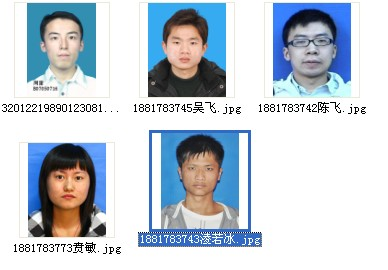
//> input picture picture.jpg, 388 x 270 px
$ ./facedection   (built with g++ and OpenCV 4)
//> lines starting //> are read from the running program, lines starting //| are printed output that depends on the picture
//调试时，遇到cout、new这类特殊字符，按F10而不要用F11
#include <stdio.h>          //char *itoa()
#include <stdlib.h>
#include <iostream>
#include <string.h>
#include "cv.h"
#include "highgui.h"
using namespace std;

#define stdImgwidth 90
#define stdImgheight 120

int pFaceRectSeq_numtest=0; //训练样本数量
int pFaceRectSeq_numtrain=0;//测试样本数量

//标签文字设置
double hScale=0.5;
double vScale=0.5;
int lineWidth=1;
CvFont font;


void displayDetections(IplImage * pInpImg,CvSeq * pFaceRectSeq,char * FileName,int n);
void ReconPca();//Pca算法识别
void loadImg_row(int pFaceRectSeq_num,int n);//多个样本图像以行的形式存储到一个训练矩阵中，一个测试图像以行的形式存储到一个训练矩阵中
CvMat* TrainImgs_row=0;
CvMat* TestImg_row=0;


int main(int argc,char ** argv)
{
	IplImage * pInpImg = 0;
	IplImage * pInpImg2 = 0;
	CvHaarClassifierCascade * pCascade = 0;
	CvMemStorage * pStorage = 0;
	CvSeq * pFaceRectSeq;


	pStorage = cvCreateMemStorage(0);
	pCascade = (CvHaarClassifierCascade * )cvLoad(("haarcascade_frontalface_default.xml"),0,0,0);

	////picture的处理
	pInpImg = cvLoadImage("picture.jpg",CV_LOAD_IMAGE_COLOR);
//> pInpImg is the input picture: 270 rows x 388 cols, CV_8UC3; mean B, G, R 214.4, 205.6, 196.6
	if(!pInpImg||!pStorage||!pCascade)
	{
		cout<<"Initialization failed:"<<endl;

		return 0;
	}
	pFaceRectSeq = cvHaarDetectObjects(pInpImg,pCascade,pStorage,1.1,3,CV_HAAR_DO_CANNY_PRUNING,cvSize(20,20));
//> pFaceRectSeq = 5 items
	displayDetections(pInpImg,pFaceRectSeq,"picture.jpg",0);
//| pFaceRectSeq->total: 5
//> the loop in displayDetections, `for(i=0;i<(pFaceRectSeq?pFaceRectSeq->total:0);i++)` made 5 passes
//> (pt1, pt2) on passes 1 to 5: (Point(39, 18), Point(88, 67)), (Point(161, 24), Point(210, 73)), (Point(43, 157), Point(96, 210)), (Point(177, 150), Point(224, 197)), (Point(282, 19), Point(343, 80))
//> after the loop in displayDetections, `for(i=0;i<(pFaceRectSeq?pFaceRectSeq->total:0);i++)`:
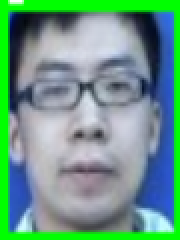
//> dst: 120 rows x 90 cols, CV_8UC3 (shown 2 times larger); mean B, G, R 134.8, 154.3, 106.1
//> after the loop in displayDetections, `for(i=0;i<(pFaceRectSeq?pFaceRectSeq->total:0);i++)`:
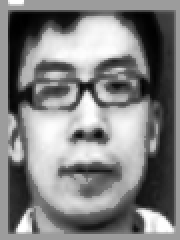
//> dst2: 120 rows x 90 cols, CV_8UC1 (shown 2 times larger); min 0, max 255, mean 130.3
//| 0       pFaceRectSeq->total: 5

	pFaceRectSeq_numtrain=pFaceRectSeq->total;
//> pFaceRectSeq_numtrain = 5
	//photo的处理

	pInpImg2 = cvLoadImage("photo.jpg",CV_LOAD_IMAGE_COLOR);
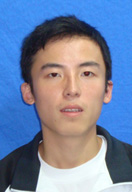
//> input picture photo.jpg, 132 x 192 px
//> pInpImg2 is the input picture: 192 rows x 132 cols, CV_8UC3; mean B, G, R 162.4, 131.4, 115.4
	if(!pInpImg2)
	{
		cout<<"Initialization failed:"<<endl;

		return 0;
	}
	pFaceRectSeq = cvHaarDetectObjects(pInpImg2,pCascade,pStorage,1.1,3,CV_HAAR_DO_CANNY_PRUNING,cvSize(20,20));
//> pFaceRectSeq = 1 item
	displayDetections(pInpImg2,pFaceRectSeq,"photo.jpg",1);
//> call 2 of displayDetections, with FileName = "photo.jpg", n = 1
//| pFaceRectSeq->total: 1
//> the loop in displayDetections (call 2), `for(i=0;i<(pFaceRectSeq?pFaceRectSeq->total:0);i++)` made 1 pass
//> (pt1, pt2) on pass 1: (Point(26, 38), Point(118, 130))
//> pass 1, in displayDetections (call 2), `cvSetImageROI(pInpImg,*r);`:
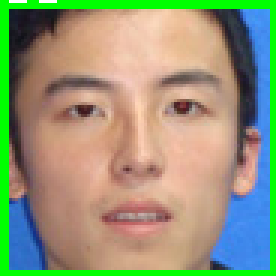
//> pInpImg: 92 rows x 92 cols, CV_8UC3 (shown 3 times larger); mean B, G, R 120.1, 151.2, 147.3
//> pass 1, in displayDetections (call 2), `cvResize(pInpImg,dst,CV_INTER_LINEAR);`:
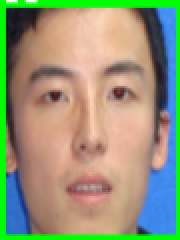
//> dst: 120 rows x 90 cols, CV_8UC3 (shown 2 times larger); mean B, G, R 120.1, 151, 147.3
//> after the loop in displayDetections (call 2), `for(i=0;i<(pFaceRectSeq?pFaceRectSeq->total:0);i++)`:
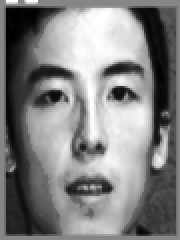
//> dst2: 120 rows x 90 cols, CV_8UC1 (shown 2 times larger); min 0, max 255, mean 129.1
//| 1       pFaceRectSeq->total: 1

	pFaceRectSeq_numtest=pFaceRectSeq->total;
//> pFaceRectSeq_numtest = 1

	ReconPca();
//> in loadImg_row, `dst2=cvLoadImage(name2,0);`:
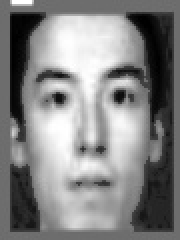
//> dst2: 120 rows x 90 cols, CV_8UC1 (shown 2 times larger); min 0, max 255, mean 131.8
//> in loadImg_row, `row = cvReshape( mat, &row_header, 0, 1 );`: row = 10800 values, max 255 at index 6, min 0 at index 731, mean 131.8; row_header has the same summary as row
//| n: 1
//| diffr: 4.86036e+07
//| 与测试样本匹配的人脸: 1.bmp

	if(pCascade) cvReleaseHaarClassifierCascade(&pCascade);
	if(pStorage) cvReleaseMemStorage(&pStorage);

	return 0;
}

void displayDetections(IplImage * pInpImg,CvSeq * pFaceRectSeq,char * FileName,int n)//int n:区分picture和photo
{
	char * DISPLAY_WINDOW =new char[30];  /*解决连接字符串时，FileName空间不够的问题*/
	strcpy(DISPLAY_WINDOW,"Haar Window");

	int i;
	IplImage * dst = cvCreateImage(cvSize(stdImgwidth,stdImgheight),pInpImg->depth,pInpImg->nChannels);//pInpImg->depth应该归一化？？？
	IplImage* dst2 = cvCreateImage(cvGetSize(dst), IPL_DEPTH_8U, 1);//创建样本图像。注意：IPL_DEPTH_8U


	cout<<"pFaceRectSeq->total: "<<pFaceRectSeq->total<<endl;


	for(i=0;i<(pFaceRectSeq?pFaceRectSeq->total:0);i++)
	{
		CvRect * r = (CvRect*)cvGetSeqElem(pFaceRectSeq,i);
		CvPoint pt1 = {r->x,r->y};
		CvPoint pt2 = {r->x+r->width,r->y+r->height};
		//CvPoint pt3 = {r->x+r->width/4,r->y+r->height/4};

		char * names=new char[18];
		itoa(i+1+30*n,names, 10);

		cvRectangle(pInpImg,pt1,pt2,CV_RGB(0,255,0),3,4,0);
		CvFont font;
		cvInitFont(&font,CV_FONT_HERSHEY_COMPLEX, hScale,vScale,0,lineWidth);
        cvPutText (pInpImg,names,pt1, &font, cvScalar(255,255,255));


		cvSetImageROI(pInpImg,*r);       //不能在这之后设置标签

		cvResize(pInpImg,dst,CV_INTER_LINEAR);

		//彩色样本保存

		strcat(names,".bmp");
		cvSaveImage(names,dst);
		delete []names;

	    //样本均衡保存
		cvCvtColor(dst,dst2,CV_BGR2GRAY);  //IPL_DEPTH_8U，灰度图
		cvEqualizeHist( dst2, dst2);
		char * name2=new char[18];
		itoa(i+1+30*n,name2, 10);
		strcat(name2,".jpg");
		//strcat(name2,".pgm");
		cvSaveImage(name2,dst2);
		delete []name2;

		cvResetImageROI(pInpImg);//取消选定

	// [10 lines of commented-out code are left out]

	}


	strcat(DISPLAY_WINDOW,FileName);
	cvNamedWindow(DISPLAY_WINDOW,CV_WINDOW_AUTOSIZE); /*若有它就报错，可能是杀毒软件这类保护软件的问题，关闭它们即可*/
	cvShowImage(DISPLAY_WINDOW,pInpImg);

	char * p=new char[5];
	itoa(n,p,10);
	strcat(p,".bmp");         /*FileName有.jpg后缀*/
 	cvSaveImage(p,pInpImg);

	cvWaitKey(0);
 	cvReleaseImage(&dst);
	cvReleaseImage(&dst2);
	cvReleaseImage(&pInpImg);   /*若没有这一句，而几张图片又共用pInpImg，可能会造成冲突。最好不同图片使用不同的IplImage*名字 */

    cout<<n<<"       pFaceRectSeq->total: "<<pFaceRectSeq->total<<endl;
}

void loadImg_row(int pFaceRectSeq_num,int n)//pFaceRectSeq_num：样本数；int n：训练or测试样本
{
	IplImage * dst2 = 0;
	int a;
	char * name2=new char[8];

	CvMat row_header, *row;

	if(n==0)
	{

		TrainImgs_row = cvCreateMat( pFaceRectSeq_num,stdImgwidth*stdImgheight, CV_32FC1 );  //每张图片做一行。


		for( a=0;a<pFaceRectSeq_num;a++)
		{
			itoa(a+1+30*n,name2, 10);
			strcat(name2,".jpg");
			dst2=cvLoadImage(name2,0);
			CvMat* mat=cvCreateMat(dst2->height,dst2->width,CV_32FC1);
			cvConvert(dst2,mat);         //dst2=cvLoadImage(name2,1)会出现调试错误，不匹配。估计是保存图片（已经是灰度图）后，颜色格式有所改变 ，不明白 。
			//CvMat row_header, *row;
			row = cvReshape( mat, &row_header, 0, 1 );  //row是mat的行变形式


		    float* ptr=(float*)(TrainImgs_row->data.fl+a*TrainImgs_row->step/4);  //____step/4
			float* ptr2=(float*)row->data.fl;

			for(int b=0;b<TrainImgs_row->cols;b++)     ////若TrainImgs_row->step，错误。
			{
				 *ptr = *ptr2;
				 ptr++;
				 ptr2++;
			}

		}
		cout<<"训练样本加载成功！"<<a<<"个"<<endl;
	}
	else if(n==1)
	{
		cout<<"n: "<<n<<endl;
		TestImg_row = cvCreateMat( pFaceRectSeq_num,stdImgwidth*stdImgheight, CV_32FC1 );  //一张图片做一行

		for(int a=0;a<pFaceRectSeq_num;a++)
		{
			itoa(a+1+30*n,name2, 10);
			strcat(name2,".jpg");
			dst2=cvLoadImage(name2,0);

			CvMat* mat=cvCreateMat(dst2->height,dst2->width,CV_32FC1);
			cvConvert(dst2,mat);
			//CvMat row_header, *row;
			row = cvReshape( mat, &row_header, 0, 1 );  //row是mat的行变形式


		//	TrainImgs_row->data.ptr+a*TrainImgs_row->step=(double float*)row->data.ptr;
			float* ptr=(float*)(TestImg_row->data.fl+a*TestImg_row->step/4);
			float* ptr2=(float*)row->data.fl;
			for(int b=0;b<TestImg_row->cols;b++)
			{
				 *ptr = *ptr2;
				 ptr=ptr+1;
				 ptr2=ptr2+1;
			}
		}

			cout<<"测试样本加载成功！"<<a<<"个"<<endl;
	}

	else
	{
		cout<<"n is wrong!"<<endl;
	}
	delete []name2;
	cout<<"ok"<<endl;

}

void ReconPca()
{
	//总的样本数：TrainImgs_row->rows；样本维数：TrainImgs_row->cols；主成分数目:min(TrainImgs_row->rows,TrainImgs_row->cols)——自己决定（取前多少个特征向量）?????
	loadImg_row(pFaceRectSeq_numtrain,0);
	loadImg_row(pFaceRectSeq_numtest,1);
	CvMat* avg = cvCreateMat(1,TrainImgs_row->cols,CV_32FC1);
	CvMat* eigenvalues = cvCreateMat(1,min(TrainImgs_row->rows,TrainImgs_row->cols),CV_32FC1);
	CvMat* eigenvectors = cvCreateMat(min(TrainImgs_row->rows,TrainImgs_row->cols),TrainImgs_row->cols,CV_32FC1);
	CvMat* result = cvCreateMat(TrainImgs_row->rows,min(TrainImgs_row->rows,TrainImgs_row->cols),CV_32FC1);//主成分数目:min(TrainImgs_row->rows,TrainImgs_row->cols)
	CvMat* result2 = cvCreateMat(TestImg_row->rows,min(TrainImgs_row->rows,TrainImgs_row->cols),CV_32FC1);
	/*CvMat* avg ;
	CvMat* eigenvalues ;
	CvMat* eigenvectors ;
	CvMat* result ;
	CvMat* result2 ;*/          /*这样不行*/

	cvCalcPCA( TrainImgs_row, avg, eigenvalues, eigenvectors, CV_PCA_DATA_AS_ROW );       //wrong?????????????


	cvProjectPCA( TrainImgs_row, avg, eigenvectors, result );

	cvProjectPCA( TestImg_row, avg, eigenvectors, result2 );

	float *diff = new float[result->rows];
	float *diffr = diff;


  	float* resptr1;
	float* resptr2;

	float su=0.0;
	for(int i=0;i<result->rows;i++)
	{
		su=0.0;
		resptr1=(float*)result->data.fl+i*result->step/4;
		resptr2=(float*)result2->data.fl;
		for(int j=0;j<result->cols;j++)
		{
			su=(float)(*resptr2-*resptr1)*(*resptr2-*resptr1)+su;

			resptr2++;
			resptr1++;

		}
		*diff = su;
		diff++;

	}
	cout<<"diffr: "<<*(diffr+2)<<endl;
	int dex=1;                           //样本命名是从1开始的
	float temp=*diffr;
	for(int ii=1;ii<result->rows;ii++)
	{
			diffr++;
			if(temp>*diffr)
			{
				dex=ii+1;            //样本命名是从1开始的
				temp=*diffr;
			}


	}
	cout<<endl;
	cout<<"与测试样本匹配的人脸: "<<dex<<".bmp"<<endl;
	//cout<<"最小方差: "<<temp<<endl;

	IplImage * dexImg;
	IplImage * teImg;

	char * pp2=new char[5];
	itoa(dex,pp2,10);
	strcat(pp2,".bmp");
	dexImg=cvLoadImage(pp2,1);
 	cvNamedWindow("匹配人脸",CV_WINDOW_AUTOSIZE);
	cvShowImage("匹配人脸",dexImg);


	teImg=cvLoadImage("31.bmp",1);
 	cvNamedWindow("测试人脸",CV_WINDOW_AUTOSIZE);
	cvShowImage("测试人脸",teImg);


	cvWaitKey(0);
//	delete []pp2;             //有它就出错，暂不知道为什么
	cvReleaseImage(&dexImg);
	cvReleaseImage(&teImg);


}
